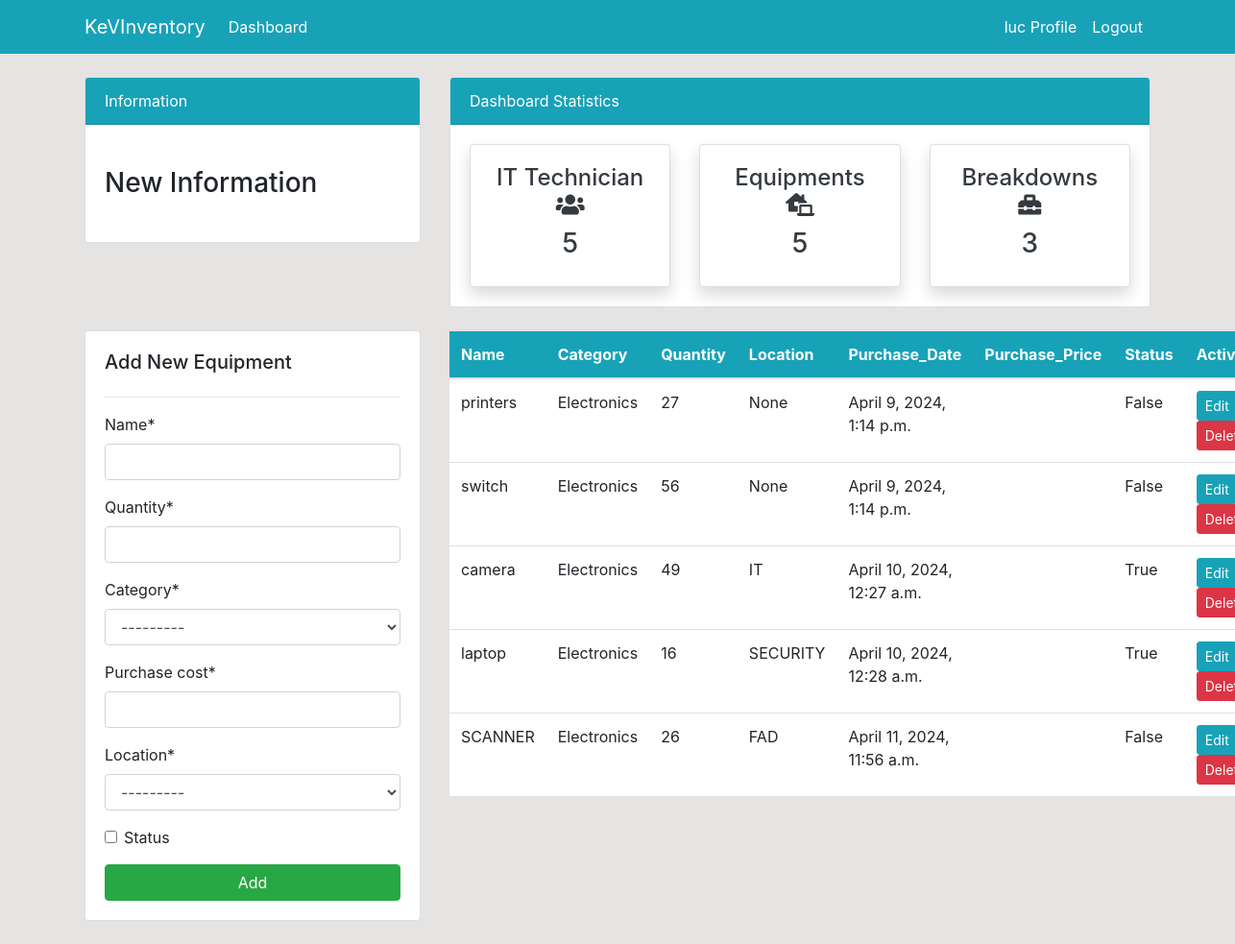
The page /products/ (signed in) on the database its author committed.
### dashboard/models.py (models this page shows, shortened)
class Product(models.Model):
    name = models.CharField(max_length=100, null=True)
    quantity = models.PositiveIntegerField(null=True)
    category = models.CharField(max_length=50, choices=CATEGORY, null=True)
    purchase_date = models.DateTimeField(auto_now=True)
    purchase_cost = models.PositiveIntegerField(null=True)
    location = models.CharField(max_length=100, choices=DEPART, null=True)
    status = models.BooleanField(default=False)

### dashboard/views.py (the view)
# urls.py: path('products/', views.products, name='dashboard-products'),
@login_required(login_url='user-login')
def products(request):
    product = Product.objects.all()
    product_count = product.count()
    customer = User.objects.filter(groups=2)
    customer_count = customer.count()
    order = Order.objects.all()
    order_count = order.count()
    product_quantity = Product.objects.filter(name='')
    if request.method == 'POST':
        form = ProductForm(request.POST)
        if form.is_valid():
            form.save()
            product_name = form.cleaned_data.get('name')
            messages.success(request, f'{product_name} has been added')
            return redirect('dashboard-products')
    else:
        form = ProductForm()
    context = {
        'product': product,
        'form': form,
        'customer_count': customer_count,
        'product_count': product_count,
        'order_count': order_count,
    }
    return render(request, 'dashboard/products.html', context)

### dashboard/forms.py
class ProductForm(forms.ModelForm):
    class Meta:
        model = Product
        fields = '__all__'

### templates/dashboard/products.html (shortened to what this page needs)
{% extends 'partials/base.html' %}
{% load crispy_forms_tags %}
{% block content %}
{% include 'partials/topside.html' %}
<div class="row my-4">
    <div class="col-md-4">
        <div class="card card-body">
            <h5>Add New Equipment</h5>
            <hr>
            <form method="POST">
                {{ form|crispy }}
                <input class="btn btn-success btn-block" type="submit" value="Add">
            </form>
        </div>
    </div>
    <div class="col-md-8">
        <table class="table bg-white">
            <thead class="bg-info text-white">
                <tr>
                    <th scope="col">Name</th>
                    <th scope="col">Category</th>
                    <th scope="col">Quantity</th>
                    <th scope="col">Location</th>
                    <th scope="col">Purchase_Date</th>
                    <th scope="col">Purchase_Price</th>
                    <th scope="col">Status</th>
                    <th scope="col">Activity</th>
                </tr>
            </thead>
            <tbody>
                {% for product in product %}
                <tr>
                    <td>{{ product.name }}</td>
                    <td>{{ product.category }}</td>
                    <td>{{ product.quantity }}</td>
                    <td>{{ product.location }}</td>
                    <td>{{ product.purchase_date }}</td>
                    <td>{{ product.purchase_price }}</td>
                    <td>{{ product.status }}</td>
                    <td>
                        <a class="btn btn-info btn-sm mr-2"
                            href="{% url 'dashboard-products-edit' product.id %}">Edit</a>
                        <a class="btn btn-danger btn-sm ml-0"
                            href="{% url 'dashboard-products-delete' product.id %}">Delete</a>
                    </td>
                </tr>
                {% endfor %}
            </tbody>
        </table>
    </div>
</div>
{% endblock %}

### templates/partials/base.html (shortened to what this page needs)
{% load static %}
<!doctype html>
<html lang="en">
<head>
    <link rel="stylesheet" href="https://cdn.jsdelivr.net/npm/bootstrap@4.6.0/dist/css/bootstrap.min.css"
>
    <link rel="stylesheet" href="https://use.fontawesome.com/releases/v5.15.2/css/all.css"
>
    <link rel="stylesheet" href="{% static 'style.css' %}">
</head>
<body>
    {% include 'partials/nav.html' %}
    <div class="container">
        {% block content %}
        {% endblock %}
    </div>
</body>
</html>

### templates/partials/nav.html (shortened to what this page needs)
<nav class="navbar navbar-expand-lg navbar-info bg-info">
    <div class="container">
        {% if user.is_authenticated %}
        <a class="navbar-brand text-white" href="{% url 'dashboard-index' %}">KeVInventory</a>
        <div class="collapse navbar-collapse" id="navbarSupportedContent">
            <ul class="navbar-nav mr-auto">
                <li class="nav-item active">
                    <a class="nav-link text-white" href="{% url 'dashboard-index' %}">Dashboard </a>
                </li>
            </ul>
            <ul class="navbar-nav ml-auto">
                <li class="nav-item active">
                    <a class="nav-link text-white" href="{% url 'user-profile' %}">{{ user.username }} Profile
                        <span class="sr-only">(current)</span></a>
                </li>
                <li class="nav-item">
                    <a class="nav-link text-white" href="{% url 'user-logout' %}">Logout</a>
                </li>
            </ul>
            {% endif %}
        </div>
    </div>
</nav>

### templates/partials/topside.html
<div class="row">
    <div class="col-md-4 mt-4">
        <div class="card">
            <div class="card-header bg-info text-white">
                Information
            </div>
            <div class="card-body">
                <marquee behavior="" direction="">
                    <h3 class="my-4">New Information</h3>
                </marquee>
            </div>
        </div>
    </div>
    <div class="col-md-8 mt-4">
        <div class="card">
            <div class="card-header bg-info text-white">
                Dashboard Statistics
            </div>
            <div class="card-body">
                <div class="row">
                    <div class="col-md-4">
                        <a class="text-decoration-none text-dark" href="{% url 'dashboard-customers' %}">
                            <div class="card my-card shadow">
                                <div class="card-body text-center">
                                    <h4>IT Technician <i class="fas fa-users"></i></h4>
                                    <h3>{{ customer_count }}</h3>
                                </div>
                            </div>
                        </a>
                    </div>
                    <div class="col-md-4">
                        <a class="text-decoration-none text-dark" href="{% url 'dashboard-products' %}">
                            <div class="card my-card shadow">
                                <div class="card-body text-center">
                                    <h4>Equipments <i class="fas fa-laptop-house"></i></h4>
                                    <h3>{{ product_count }}</h3>
                                </div>
                            </div>
                        </a>
                    </div>
                    <div class="col-md-4">
                        <a class="text-decoration-none text-dark" href="{% url 'dashboard-order' %}">
                            <div class="card my-card shadow">
                                <div class="card-body text-center">
                                    <h4>Breakdowns <i class="fas fa-toolbox"></i></h4>
                                    <h3>{{ order_count }}</h3>
                                </div>
                            </div>
                        </a>
                    </div>
                </div>
            </div>
        </div>
    </div>
</div>

### static/style.css (style rules this page uses)
body { background: rgb(230, 227, 227); }

### rows shown on the page
Product: name "printers", category "Electronics", quantity "27", location "None", purchase_date "April 9, 2024, 1:14 p.m.", status "False"
Product: name "switch", category "Electronics", quantity "56", location "None", purchase_date "April 9, 2024, 1:14 p.m.", status "False"
Product: name "camera", category "Electronics", quantity "49", location "IT", purchase_date "April 10, 2024, 12:27 a.m.", status "True"
Product: name "laptop", category "Electronics", quantity "16", location "SECURITY", purchase_date "April 10, 2024, 12:28 a.m.", status "True"
Product: name "SCANNER", category "Electronics", quantity "26", location "FAD", purchase_date "April 11, 2024, 11:56 a.m.", status "False"

### other values the page prints
{{ user.username }} "luc"
{{ customer_count }} "5"
{{ product_count }} "5"
{{ order_count }} "3"
